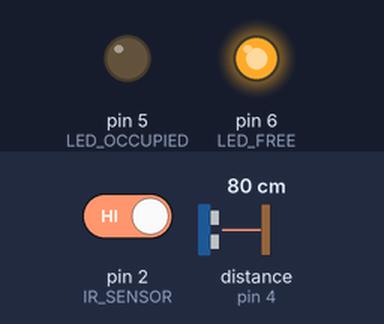
Recording of a sketch running on a simulated Arduino Uno, built with avr-gcc and run on an emulated ATmega328P. Shown: output pins drawn as LEDs (lit = HIGH). Wiring (inferred from the names in the program): ultrasonic range finder: trigger pin 3; echo pin 4. The inputs (shaded band) are chosen by the test bench; at power-on: pin 2 (IR_SENSOR) HIGH, distance to the obstacle (sensor on pin 4) 80 cm. The echo pulse lasts 58.3 µs per cm; pins used as bus, display or sensor lines are not drawn; what the sketch prints to the serial monitor is not drawn.

Above: at 0.1 s.
Timing chart, 0 to 1.6 s (numbered marks = the images above):
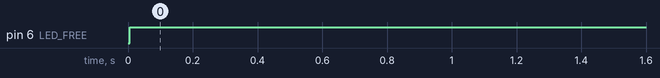

Measured:
- by itself, pin 6 (LED_FREE): LOW → HIGH at 0.01 s

The sketch:

main.ino
```cpp
// Smart Parking System - Main Code

#define IR_SENSOR 2
#define TRIG_PIN 3
#define ECHO_PIN 4
#define LED_OCCUPIED 5
#define LED_FREE 6

long duration;
int distance;
bool isOccupied = false;

void setup() {
  Serial.begin(9600);

  pinMode(IR_SENSOR, INPUT);
  pinMode(TRIG_PIN, OUTPUT);
  pinMode(ECHO_PIN, INPUT);

  pinMode(LED_OCCUPIED, OUTPUT);
  pinMode(LED_FREE, OUTPUT);
}

void loop() {
  int irStatus = digitalRead(IR_SENSOR);
  distance = getDistance();

  // Sensor Fusion Logic
  if (irStatus == LOW && distance < 10) {
    isOccupied = true;
  } else {
    isOccupied = false;
  }

  // Output Control
  if (isOccupied) {
    digitalWrite(LED_OCCUPIED, HIGH);
    digitalWrite(LED_FREE, LOW);
    Serial.println("Slot: OCCUPIED");
  } else {
    digitalWrite(LED_OCCUPIED, LOW);
    digitalWrite(LED_FREE, HIGH);
    Serial.println("Slot: FREE");
  }

  delay(1000);
}

// Ultrasonic Distance Function
int getDistance() {
  digitalWrite(TRIG_PIN, LOW);
  delayMicroseconds(2);

  digitalWrite(TRIG_PIN, HIGH);
  delayMicroseconds(10);
  digitalWrite(TRIG_PIN, LOW);

  duration = pulseIn(ECHO_PIN, HIGH);
  distance = duration * 0.034 / 2;

  return distance;
}
```
